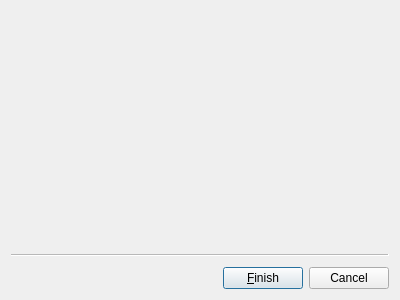
<?xml version="1.0" encoding="UTF-8"?>
<ui version="4.0">
 <class>PermissionWizard</class>
 <widget class="QWizard" name="PermissionWizard">
  <property name="geometry">
   <rect>
    <x>0</x>
    <y>0</y>
    <width>400</width>
    <height>300</height>
   </rect>
  </property>
  <property name="font">
   <font>
    <kerning>true</kerning>
   </font>
  </property>
  <property name="windowTitle">
   <string>Batch database creation</string>
  </property>
  <property name="wizardStyle">
   <enum>QWizard::ClassicStyle</enum>
  </property>
  <property name="options">
   <set>QWizard::NoBackButtonOnStartPage</set>
  </property>
  <widget class="QWizardPage" name="wizardPage1">
   <layout class="QGridLayout" name="gridLayout">
    <item row="0" column="0">
     <widget class="CustomSelector" name="userCustomSelector" native="true"/>
    </item>
   </layout>
  </widget>
 </widget>
 <customwidgets>
  <customwidget>
   <class>CustomSelector</class>
   <extends>QWidget</extends>
   <header>DsgTools.CustomWidgets.customSelector.h</header>
   <container>1</container>
  </customwidget>
 </customwidgets>
 <resources/>
 <connections/>
</ui>
